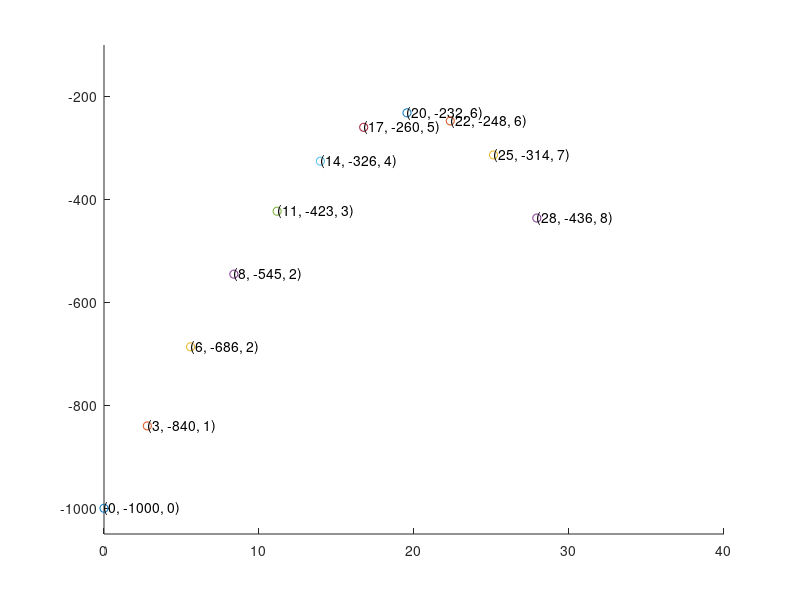

Reproduce this figure in MATLAB.
% Decaligo Consilideon Project 0:
% Ini. Trial 0C
% Written by Ian T. Draney

% Initialize:
v_0 = 200 %(m/s)
x_0 = 0 %(m)
y_0 = -1000 %(m)
t = 0   %(s)
theta_0 = 89*(pi/180)
theta = theta_0

% Properties
g = 9.81    %(m/s^2)
m = 1       %(kg)
dt = 0.8    %(s)
flag = 8/dt;

% Define Trajectory
a = [0
    -g]
v = [(v_0*cos(theta_0))
    (v_0*sin(theta_0)-g*t)]
r = [x_0
    y_0]

% Graph Setup
posLabelForm = sprintf("(x, y, t)");
text(2,300,posLabelForm)
hold on;                    % Hold plot, do not reset plot, add to current fig instead

% Update vector functions v, r per step of time, a is const.
for i = t:flag              % Loop once every dt
    plot(r(1),r(2), 'o')    % Plot r

    % Label plotted position and graph
    posLabel = sprintf("(%.0f, %.0f, %.0f)",r(1),r(2),t);
    text(r(1),r(2),posLabel)

    axis([0 40 -1050 -100]);% Disable auto axis scaling
    drawnow;                % Force draw
    t += dt                 % Update current time
    r = [r(1) + (v(1)*dt)   % Update position
        r(2) + (v(2)*dt)]
    v = [v(1)               % Update velocity
        v(2)-g*t]
endfor
